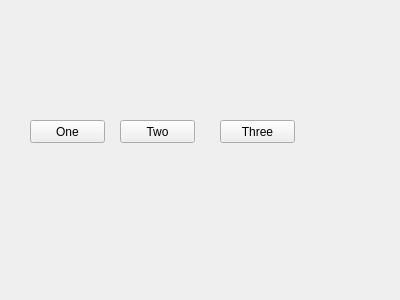
<?xml version="1.0" encoding="UTF-8"?>
<ui version="4.0">
 <class>Form</class>
 <widget class="QWidget" name="Form">
  <property name="geometry">
   <rect>
    <x>0</x>
    <y>0</y>
    <width>400</width>
    <height>300</height>
   </rect>
  </property>
  <property name="windowTitle">
   <string>Form</string>
  </property>
  <widget class="QPushButton" name="pushButton1">
   <property name="geometry">
    <rect>
     <x>30</x>
     <y>120</y>
     <width>75</width>
     <height>23</height>
    </rect>
   </property>
   <property name="text">
    <string>One</string>
   </property>
  </widget>
  <widget class="QPushButton" name="pushButton2">
   <property name="geometry">
    <rect>
     <x>120</x>
     <y>120</y>
     <width>75</width>
     <height>23</height>
    </rect>
   </property>
   <property name="text">
    <string>Two</string>
   </property>
  </widget>
  <widget class="QPushButton" name="pushButton3">
   <property name="geometry">
    <rect>
     <x>220</x>
     <y>120</y>
     <width>75</width>
     <height>23</height>
    </rect>
   </property>
   <property name="text">
    <string>Three</string>
   </property>
  </widget>
 </widget>
 <resources/>
 <connections/>
</ui>
